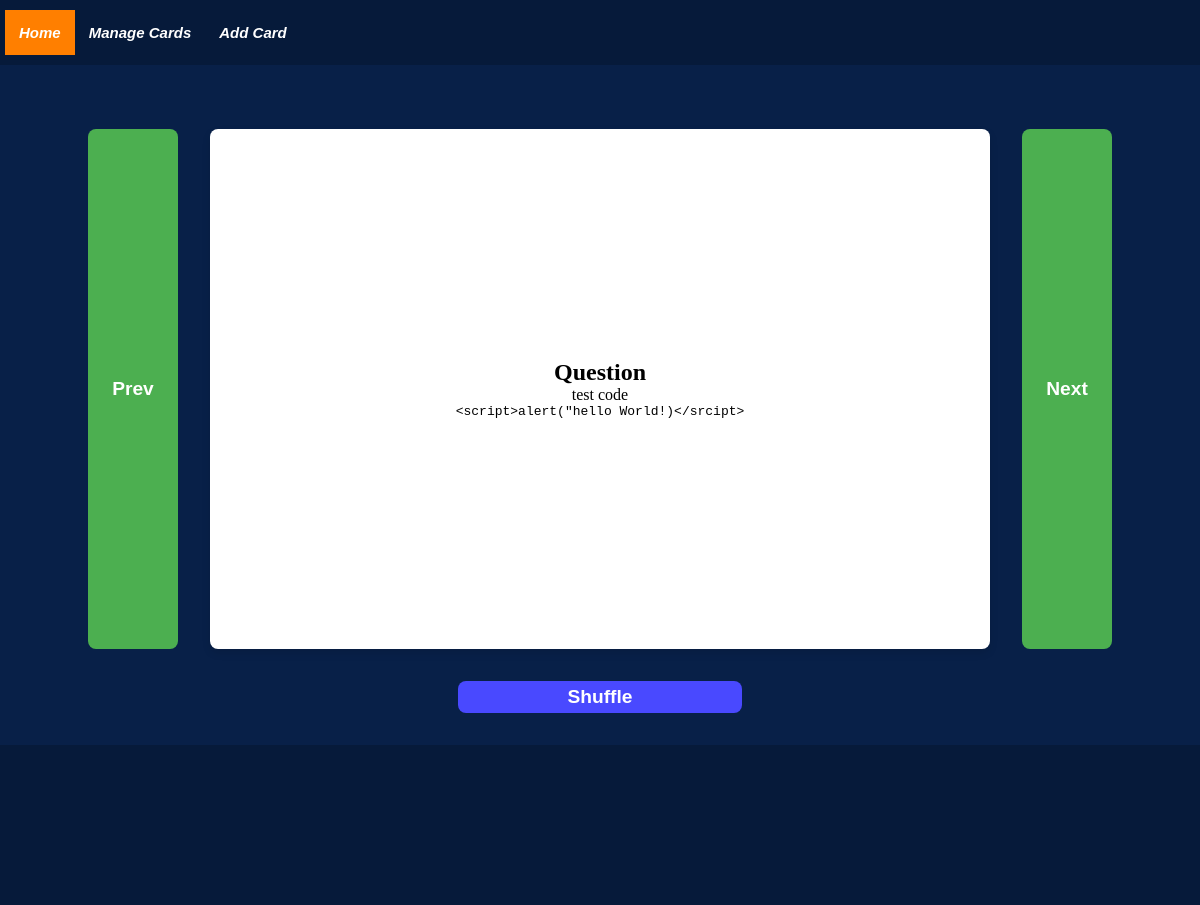
/flashcards/test 2, run on an earlier commit of the app's database.
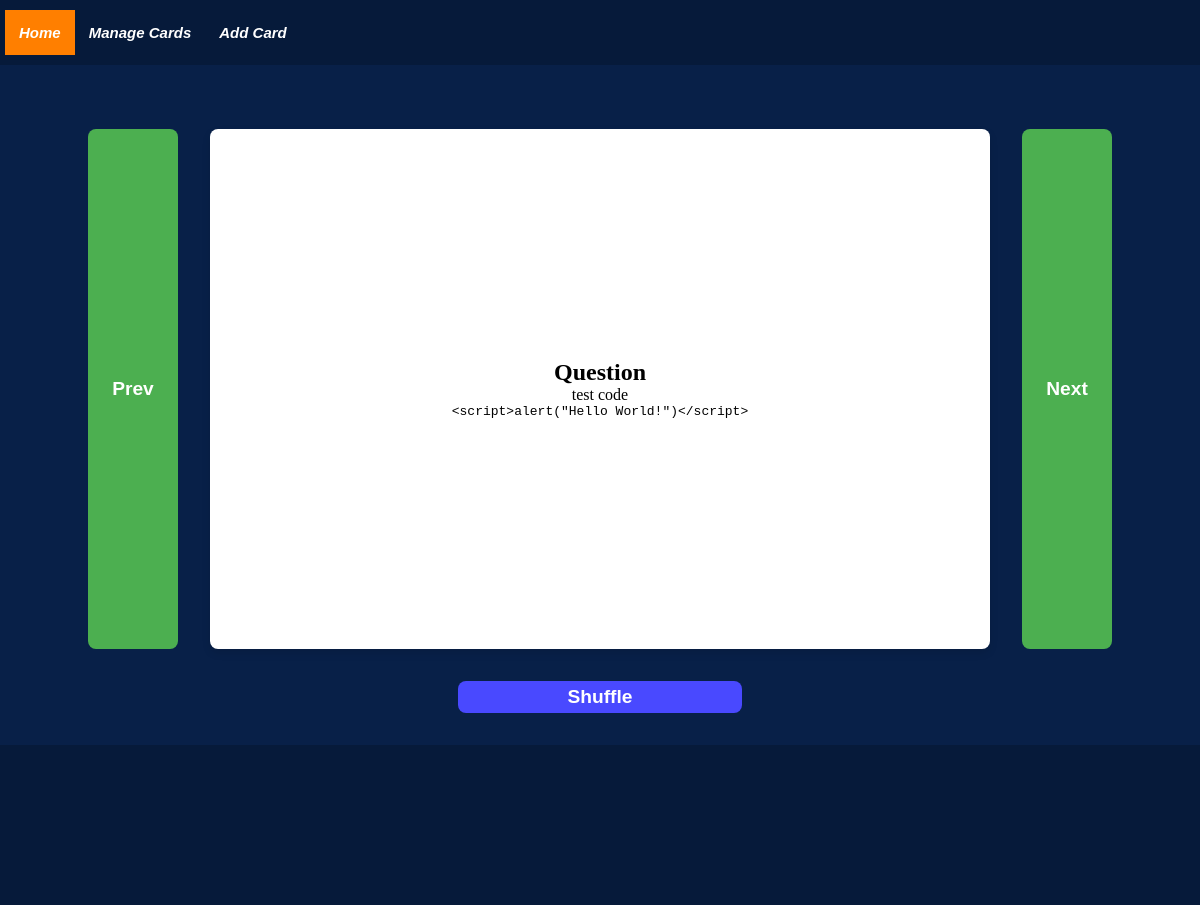
And on a later commit of the database.
### tables this page shows
CREATE TABLE Flashcards(
            fid INTEGER PRIMARY KEY AUTOINCREMENT,
            category TEXT NOT NULL,
            question TEXT NOT NULL,
            answer TEXT NOT NULL,
            code_id INTEGER REFERENCES Code(ckey),
            image_file TEXT
              
    );

CREATE TABLE Code(
            cid INTEGER PRIMARY KEY AUTOINCREMENT,
            code_block TEXT NOT NULL,
            code_type TEXT NOT NULL
    );

### app.py (the view)
@app.route("/flashcards/<category>")
def flashcard_route(category):
    data = database.view_allcards(category=category)
    length = len(data['questions'])
    return render_template('flashcards.html', nav_id="home-page", data=data, length=length)

### templates/flashcards.html (shortened to what this page needs)
{% extends "base.html" %}
{% block content %}
<div class="use-flashcard">
    <button class="side-button" id="previous-button" onclick="showPreviousFlashcard()">Prev</button>
    {% for index in range(length) %}
    <div class="flashcard" id="flashcard-{{ index }}">
        <div class="card-content" id="flashcard-{{ index }}-content">
            <div class="side front" id="flashcard-{{ index }}-front">
                <h2>Question</h2>
                <p>{{ data['questions'][index]['question'] | escape }}</p>
                {% if data['questions'][index]['image_file'] %}
                <img class="card-image" src="{{ url_for('static', filename='images/' + data['questions'][index]['image_path']) }}"
                    alt="{{ data['questions'][index]['image_path'] }}">
                {% elif data['questions'][index]['code'] %}
                <pre><code>{{ data['questions'][index]['code'] | escape }}</code></pre>
                {% endif %}
            </div>
            <div class="side back" id="flashcard-{{ index }}-back">
                <h2>Answer</h2>
                <p>{{ data['questions'][index]['answer'] | escape }}</p>
            </div>
        </div>
    </div>
    {% endfor %}
    <button class="side-button" id="next-button" onclick="showNextFlashcard()">Next</button>
</div>
<div class="buttons">
    <button id="shuffle-button" onclick="shuffleFlashcards()">Shuffle</button>
</div>
{% endblock %}

### templates/base.html (shortened to what this page needs)
<!DOCTYPE html>
<html lang="en">
    <head>
        <link rel="stylesheet" type="text/css" href="{{ url_for('static', filename='css/base.css') }}">
        <link rel="stylesheet" type="text/css" href="{{ url_for('static', filename='css/prism.css') }}">
    </head>
    <body>
        <div id="nav-bar">
            <ul class="nav">
                <li><a href="{{  url_for('home')  }}" class="nav-tile {% if nav_id == 'home-page' %}active{% endif %}">Home</a></li>
                <li><a href="{{  url_for('manage_flashcards_route')  }}" class="nav-tile {% if nav_id == 'manage-page' %}active{% endif %}">Manage Cards</a></li>
                <li><a href="{{  url_for('add_flashcard_route')  }}" class="nav-tile {% if nav_id == 'add-page' %}active{% endif %}">Add Card</a></li>
            </ul>
        </div>
        <div id="flash-messages">
        </div>
        <div class="content">
            {% block content %}{% endblock %}
        </div>
        <footer></footer>
    </body>
</html>

### static/css/base.css (style rules this page uses)
* { padding: 0; margin: 0; box-sizing: border-box; }
body { background-color: #082048; font-family: 'Times New Roman', Times, serif; width: 100%; position: relative; display: flex; flex-direction: column; min-height: 100vh; }
.content { flex: 1; }
#nav-bar { color: #FFFFFF; font-size: 15px; font-family: Arial, sans-serif; font-weight: bold; font-style: italic; padding: 10px 0px 10px 5px; margin-bottom: 1rem; background-color: rgba(0, 0, 0, 0.2); display: flex; flex-direction: row; }
.nav { list-style-type: none; margin: 0; padding: 0; overflow: hidden; }
.nav li { display: inline; float: left; }
.nav-tile { display: block; color: #FFFFFF; text-align: center; padding: 14px; text-decoration: none; }
.active { background: #FF7F00; }
#flash-messages { margin: 0 4rem 1rem 4rem; height: 2rem; overflow: hidden; }
.use-flashcard { display: flex; flex-direction: row; justify-content: center; }
.flashcard { background-color: transparent; width: 65vw; height: 65vh; perspective: 1000px; }
.card-content { position: relative; width: 100%; height: 100%; text-align: center; transform-style: preserve-3d; transition: transform 0.5s; }
.side { cursor: pointer; backface-visibility: hidden; display: flex; flex-direction: column; justify-content: center; align-items: center; border-radius: 8px; box-shadow: 0 4px 8px rgba(0, 0, 0, 0.1); padding: 2rem; }
.front, .back { background-color: #FFFFFF; position: absolute; width: 100%; height: 100%; }
.back { transform: rotateY(180deg); }
button { border: none; border-radius: 8px; min-width: 90px; padding: 5px; margin: 0 2rem 0 2rem; color: #FFFFFF; font-weight: bold; font-size: larger; }
.side-button { background-color: #4CAF50; }
.buttons { margin: 2rem; text-align: center; }
#shuffle-button { width: 25%; background-color: rgb(73, 73, 255); }
footer { height: 10rem; background-color: rgba(0, 0, 0, 0.2); }

What changed in the data, as far as the page shows it:
removed Code: code_block "<script>alert(\"hello World!)</srcipt>"
added Code: code_block "<script>alert(\"Hello World!\")</script>"
Also different on the page:
new list line: "Question"
new list line: "test code"
list line gone: "Question"
list line gone: "test code"
